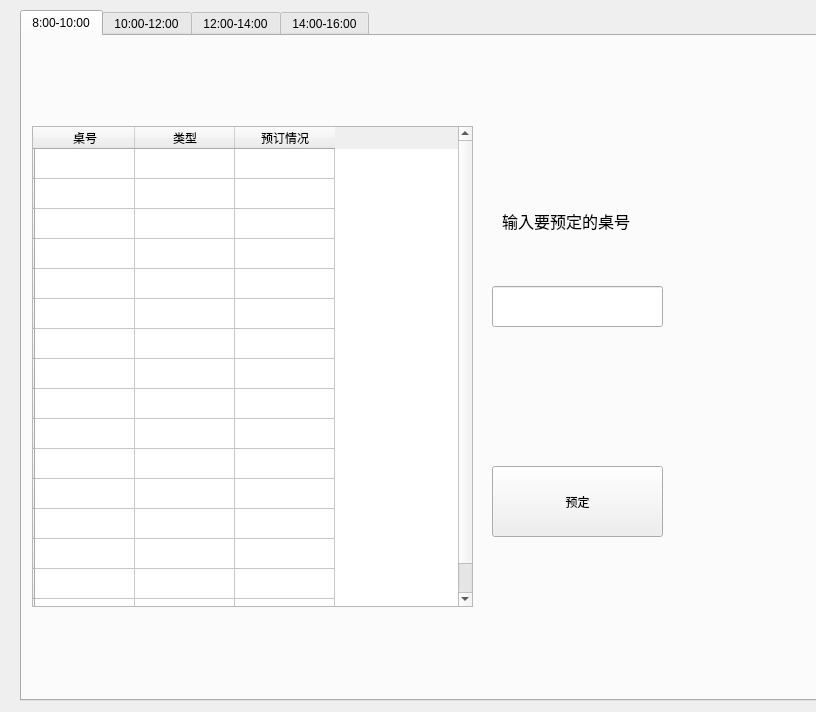
<?xml version="1.0" encoding="UTF-8"?>
<ui version="4.0">
 <class>reserve_tabelandtime</class>
 <widget class="QWidget" name="reserve_tabelandtime">
  <property name="geometry">
   <rect>
    <x>0</x>
    <y>0</y>
    <width>816</width>
    <height>712</height>
   </rect>
  </property>
  <property name="windowTitle">
   <string>Form</string>
  </property>
  <widget class="QTabWidget" name="tabWidget">
   <property name="geometry">
    <rect>
     <x>20</x>
     <y>10</y>
     <width>821</width>
     <height>691</height>
    </rect>
   </property>
   <property name="currentIndex">
    <number>0</number>
   </property>
   <widget class="QWidget" name="tab">
    <attribute name="title">
     <string>8:00-10:00</string>
    </attribute>
    <widget class="QTableWidget" name="tableWidget">
     <property name="geometry">
      <rect>
       <x>10</x>
       <y>90</y>
       <width>441</width>
       <height>481</height>
      </rect>
     </property>
     <row>
      <property name="text">
       <string/>
      </property>
     </row>
     <row>
      <property name="text">
       <string/>
      </property>
     </row>
     <row>
      <property name="text">
       <string/>
      </property>
     </row>
     <row>
      <property name="text">
       <string/>
      </property>
     </row>
     <row>
      <property name="text">
       <string/>
      </property>
     </row>
     <row>
      <property name="text">
       <string/>
      </property>
     </row>
     <row>
      <property name="text">
       <string/>
      </property>
     </row>
     <row>
      <property name="text">
       <string/>
      </property>
     </row>
     <row>
      <property name="text">
       <string/>
      </property>
     </row>
     <row>
      <property name="text">
       <string/>
      </property>
     </row>
     <row>
      <property name="text">
       <string/>
      </property>
     </row>
     <row>
      <property name="text">
       <string/>
      </property>
     </row>
     <row>
      <property name="text">
       <string/>
      </property>
     </row>
     <row>
      <property name="text">
       <string/>
      </property>
     </row>
     <row>
      <property name="text">
       <string/>
      </property>
     </row>
     <row>
      <property name="text">
       <string/>
      </property>
     </row>
     <column>
      <property name="text">
       <string>桌号</string>
      </property>
     </column>
     <column>
      <property name="text">
       <string>类型</string>
      </property>
     </column>
     <column>
      <property name="text">
       <string>预订情况</string>
      </property>
     </column>
    </widget>
    <widget class="QPushButton" name="pushButton">
     <property name="geometry">
      <rect>
       <x>470</x>
       <y>430</y>
       <width>171</width>
       <height>71</height>
      </rect>
     </property>
     <property name="text">
      <string>预定</string>
     </property>
    </widget>
    <widget class="QLabel" name="show_reserve">
     <property name="geometry">
      <rect>
       <x>410</x>
       <y>110</y>
       <width>181</width>
       <height>51</height>
      </rect>
     </property>
     <property name="text">
      <string/>
     </property>
    </widget>
    <widget class="QLineEdit" name="lineEdit">
     <property name="geometry">
      <rect>
       <x>470</x>
       <y>250</y>
       <width>171</width>
       <height>41</height>
      </rect>
     </property>
    </widget>
    <widget class="QLabel" name="label">
     <property name="geometry">
      <rect>
       <x>480</x>
       <y>150</y>
       <width>221</width>
       <height>71</height>
      </rect>
     </property>
     <property name="text">
      <string>&lt;html&gt;&lt;head/&gt;&lt;body&gt;&lt;p&gt;&lt;span style=&quot; font-size:12pt;&quot;&gt;输入要预定的桌号&lt;/span&gt;&lt;/p&gt;&lt;/body&gt;&lt;/html&gt;</string>
     </property>
    </widget>
    <widget class="QLabel" name="err">
     <property name="geometry">
      <rect>
       <x>520</x>
       <y>350</y>
       <width>141</width>
       <height>51</height>
      </rect>
     </property>
     <property name="text">
      <string>&lt;html&gt;&lt;head/&gt;&lt;body&gt;&lt;p&gt;&lt;br/&gt;&lt;/p&gt;&lt;/body&gt;&lt;/html&gt;</string>
     </property>
    </widget>
   </widget>
   <widget class="QWidget" name="tab_2">
    <attribute name="title">
     <string>10:00-12:00</string>
    </attribute>
    <widget class="QLabel" name="label_4">
     <property name="geometry">
      <rect>
       <x>530</x>
       <y>100</y>
       <width>221</width>
       <height>71</height>
      </rect>
     </property>
     <property name="text">
      <string>&lt;html&gt;&lt;head/&gt;&lt;body&gt;&lt;p&gt;&lt;span style=&quot; font-size:12pt;&quot;&gt;输入要预定的桌号&lt;/span&gt;&lt;/p&gt;&lt;/body&gt;&lt;/html&gt;</string>
     </property>
    </widget>
    <widget class="QLabel" name="err_4">
     <property name="geometry">
      <rect>
       <x>570</x>
       <y>300</y>
       <width>141</width>
       <height>51</height>
      </rect>
     </property>
     <property name="text">
      <string>&lt;html&gt;&lt;head/&gt;&lt;body&gt;&lt;p&gt;&lt;br/&gt;&lt;/p&gt;&lt;/body&gt;&lt;/html&gt;</string>
     </property>
    </widget>
    <widget class="QTableWidget" name="tableWidget_4">
     <property name="geometry">
      <rect>
       <x>60</x>
       <y>40</y>
       <width>441</width>
       <height>481</height>
      </rect>
     </property>
     <row>
      <property name="text">
       <string/>
      </property>
     </row>
     <row>
      <property name="text">
       <string/>
      </property>
     </row>
     <row>
      <property name="text">
       <string/>
      </property>
     </row>
     <row>
      <property name="text">
       <string/>
      </property>
     </row>
     <row>
      <property name="text">
       <string/>
      </property>
     </row>
     <row>
      <property name="text">
       <string/>
      </property>
     </row>
     <row>
      <property name="text">
       <string/>
      </property>
     </row>
     <row>
      <property name="text">
       <string/>
      </property>
     </row>
     <row>
      <property name="text">
       <string/>
      </property>
     </row>
     <row>
      <property name="text">
       <string/>
      </property>
     </row>
     <row>
      <property name="text">
       <string/>
      </property>
     </row>
     <row>
      <property name="text">
       <string/>
      </property>
     </row>
     <row>
      <property name="text">
       <string/>
      </property>
     </row>
     <row>
      <property name="text">
       <string/>
      </property>
     </row>
     <row>
      <property name="text">
       <string/>
      </property>
     </row>
     <row>
      <property name="text">
       <string/>
      </property>
     </row>
     <column>
      <property name="text">
       <string>桌号</string>
      </property>
     </column>
     <column>
      <property name="text">
       <string>类型</string>
      </property>
     </column>
     <column>
      <property name="text">
       <string>预订情况</string>
      </property>
     </column>
    </widget>
    <widget class="QLineEdit" name="lineEdit_4">
     <property name="geometry">
      <rect>
       <x>520</x>
       <y>200</y>
       <width>171</width>
       <height>41</height>
      </rect>
     </property>
    </widget>
    <widget class="QPushButton" name="pushButton_2">
     <property name="geometry">
      <rect>
       <x>540</x>
       <y>360</y>
       <width>171</width>
       <height>71</height>
      </rect>
     </property>
     <property name="text">
      <string>预定</string>
     </property>
    </widget>
   </widget>
   <widget class="QWidget" name="tab_3">
    <attribute name="title">
     <string>12:00-14:00</string>
    </attribute>
    <widget class="QLabel" name="label_3">
     <property name="geometry">
      <rect>
       <x>540</x>
       <y>100</y>
       <width>221</width>
       <height>71</height>
      </rect>
     </property>
     <property name="text">
      <string>&lt;html&gt;&lt;head/&gt;&lt;body&gt;&lt;p&gt;&lt;span style=&quot; font-size:12pt;&quot;&gt;输入要预定的桌号&lt;/span&gt;&lt;/p&gt;&lt;/body&gt;&lt;/html&gt;</string>
     </property>
    </widget>
    <widget class="QLabel" name="err_3">
     <property name="geometry">
      <rect>
       <x>580</x>
       <y>300</y>
       <width>141</width>
       <height>51</height>
      </rect>
     </property>
     <property name="text">
      <string>&lt;html&gt;&lt;head/&gt;&lt;body&gt;&lt;p&gt;&lt;br/&gt;&lt;/p&gt;&lt;/body&gt;&lt;/html&gt;</string>
     </property>
    </widget>
    <widget class="QTableWidget" name="tableWidget_3">
     <property name="geometry">
      <rect>
       <x>70</x>
       <y>40</y>
       <width>441</width>
       <height>481</height>
      </rect>
     </property>
     <row>
      <property name="text">
       <string/>
      </property>
     </row>
     <row>
      <property name="text">
       <string/>
      </property>
     </row>
     <row>
      <property name="text">
       <string/>
      </property>
     </row>
     <row>
      <property name="text">
       <string/>
      </property>
     </row>
     <row>
      <property name="text">
       <string/>
      </property>
     </row>
     <row>
      <property name="text">
       <string/>
      </property>
     </row>
     <row>
      <property name="text">
       <string/>
      </property>
     </row>
     <row>
      <property name="text">
       <string/>
      </property>
     </row>
     <row>
      <property name="text">
       <string/>
      </property>
     </row>
     <row>
      <property name="text">
       <string/>
      </property>
     </row>
     <row>
      <property name="text">
       <string/>
      </property>
     </row>
     <row>
      <property name="text">
       <string/>
      </property>
     </row>
     <row>
      <property name="text">
       <string/>
      </property>
     </row>
     <row>
      <property name="text">
       <string/>
      </property>
     </row>
     <row>
      <property name="text">
       <string/>
      </property>
     </row>
     <row>
      <property name="text">
       <string/>
      </property>
     </row>
     <column>
      <property name="text">
       <string>桌号</string>
      </property>
     </column>
     <column>
      <property name="text">
       <string>类型</string>
      </property>
     </column>
     <column>
      <property name="text">
       <string>预订情况</string>
      </property>
     </column>
    </widget>
    <widget class="QLineEdit" name="lineEdit_3">
     <property name="geometry">
      <rect>
       <x>530</x>
       <y>200</y>
       <width>171</width>
       <height>41</height>
      </rect>
     </property>
    </widget>
    <widget class="QPushButton" name="pushButton_3">
     <property name="geometry">
      <rect>
       <x>540</x>
       <y>350</y>
       <width>171</width>
       <height>71</height>
      </rect>
     </property>
     <property name="text">
      <string>预定</string>
     </property>
    </widget>
   </widget>
   <widget class="QWidget" name="tab_4">
    <attribute name="title">
     <string>14:00-16:00</string>
    </attribute>
    <widget class="QLabel" name="label_2">
     <property name="geometry">
      <rect>
       <x>530</x>
       <y>100</y>
       <width>221</width>
       <height>71</height>
      </rect>
     </property>
     <property name="text">
      <string>&lt;html&gt;&lt;head/&gt;&lt;body&gt;&lt;p&gt;&lt;span style=&quot; font-size:12pt;&quot;&gt;输入要预定的桌号&lt;/span&gt;&lt;/p&gt;&lt;/body&gt;&lt;/html&gt;</string>
     </property>
    </widget>
    <widget class="QLabel" name="err_2">
     <property name="geometry">
      <rect>
       <x>570</x>
       <y>300</y>
       <width>141</width>
       <height>51</height>
      </rect>
     </property>
     <property name="text">
      <string>&lt;html&gt;&lt;head/&gt;&lt;body&gt;&lt;p&gt;&lt;br/&gt;&lt;/p&gt;&lt;/body&gt;&lt;/html&gt;</string>
     </property>
    </widget>
    <widget class="QTableWidget" name="tableWidget_2">
     <property name="geometry">
      <rect>
       <x>60</x>
       <y>40</y>
       <width>441</width>
       <height>481</height>
      </rect>
     </property>
     <row>
      <property name="text">
       <string/>
      </property>
     </row>
     <row>
      <property name="text">
       <string/>
      </property>
     </row>
     <row>
      <property name="text">
       <string/>
      </property>
     </row>
     <row>
      <property name="text">
       <string/>
      </property>
     </row>
     <row>
      <property name="text">
       <string/>
      </property>
     </row>
     <row>
      <property name="text">
       <string/>
      </property>
     </row>
     <row>
      <property name="text">
       <string/>
      </property>
     </row>
     <row>
      <property name="text">
       <string/>
      </property>
     </row>
     <row>
      <property name="text">
       <string/>
      </property>
     </row>
     <row>
      <property name="text">
       <string/>
      </property>
     </row>
     <row>
      <property name="text">
       <string/>
      </property>
     </row>
     <row>
      <property name="text">
       <string/>
      </property>
     </row>
     <row>
      <property name="text">
       <string/>
      </property>
     </row>
     <row>
      <property name="text">
       <string/>
      </property>
     </row>
     <row>
      <property name="text">
       <string/>
      </property>
     </row>
     <row>
      <property name="text">
       <string/>
      </property>
     </row>
     <column>
      <property name="text">
       <string>桌号</string>
      </property>
     </column>
     <column>
      <property name="text">
       <string>类型</string>
      </property>
     </column>
     <column>
      <property name="text">
       <string>预订情况</string>
      </property>
     </column>
    </widget>
    <widget class="QLineEdit" name="lineEdit_2">
     <property name="geometry">
      <rect>
       <x>520</x>
       <y>200</y>
       <width>171</width>
       <height>41</height>
      </rect>
     </property>
    </widget>
    <widget class="QPushButton" name="pushButton_4">
     <property name="geometry">
      <rect>
       <x>540</x>
       <y>390</y>
       <width>171</width>
       <height>71</height>
      </rect>
     </property>
     <property name="text">
      <string>预定</string>
     </property>
    </widget>
   </widget>
  </widget>
 </widget>
 <resources/>
 <connections/>
</ui>
